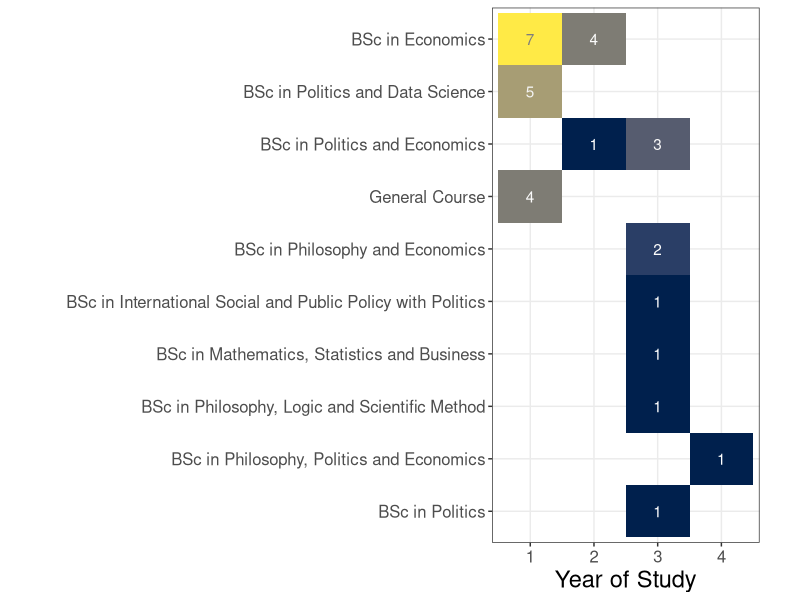

R code for this plot:
## ---- chunk 1
#| show: false
#| label: tally

library(knitr)
library(tidyverse)

ds105 <- readr::read_csv("../resources/ds105_enrollment.csv")
progrs <- table(ds105$programmeName, dnn=c("Programme")) %>% sort(decreasing=TRUE)

kable(progrs)

## ---- chunk 2
#| show: false
#| label: tally_yos

library(knitr)
library(tidyverse)

plot_df <- 
    ds105 %>% group_by(programmeName, yearOfStudy) %>% tally()
plot_df$programmeName <- 
    factor(plot_df$programmeName, levels=rev(names(progrs)))
plot_df$yearOfStudy <- factor(plot_df$yearOfStudy, levels=seq(4))

g <- ggplot(plot_df, aes(x=yearOfStudy, y=programmeName, fill=n, label=n)) +
    geom_bin2d() +
    geom_text(aes(color=n)) +
    
    scale_fill_viridis_c(name="Count", option="E", guide="none") + 
    scale_colour_gradient2(name="", low="#ffffff", mid="#fafafa", high="#212121", midpoint=4.9, guide="none") +
    scale_x_discrete(name="Year of Study") +
    scale_y_discrete(name="") +

    theme_bw() +
	theme(
        legend.position = "bottom",
        legend.text = element_text(size=16),
        axis.title.x = element_text(size=17),
        axis.title.y = element_text(size=17),
        axis.text.x = element_text(size=12),
        axis.text.y = element_text(size=12),
        panel.grid.minor = element_blank(),
        aspect.ratio=8/4
        ) 
g

